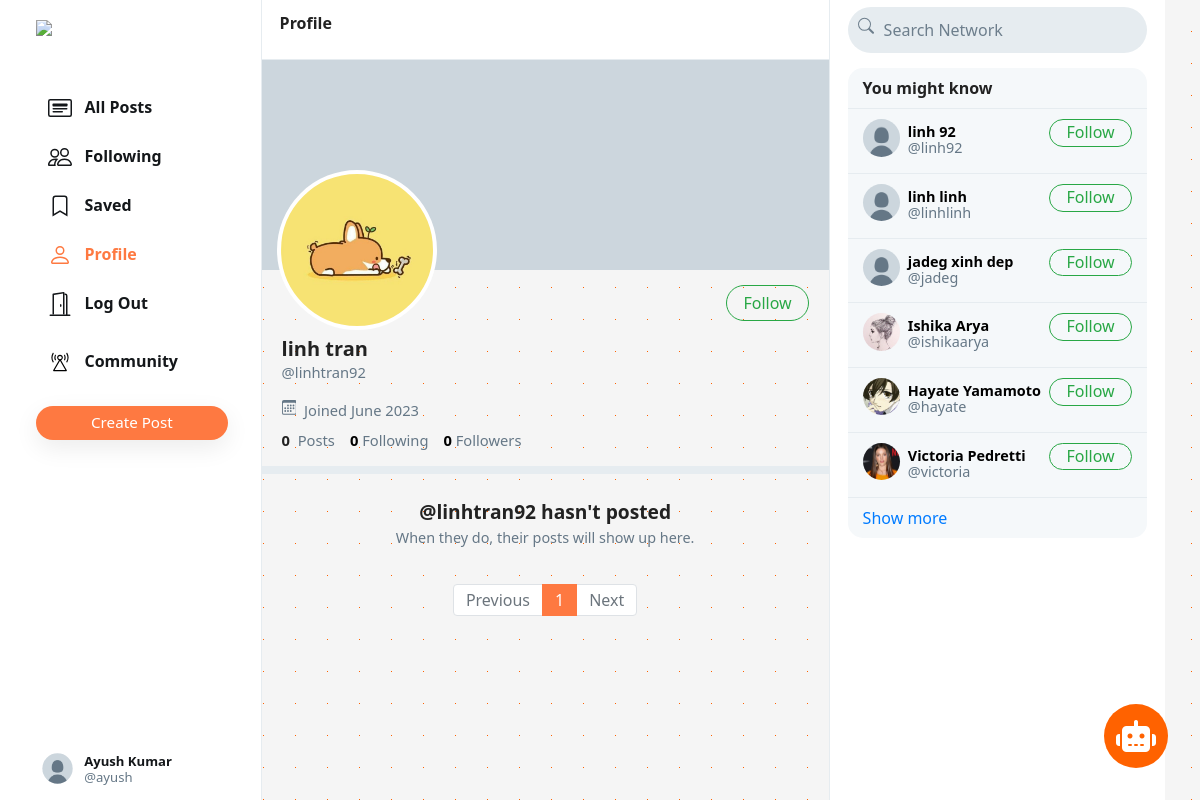
The app's page /linhtran92 (signed in) with its own data.
### network/models.py (models this page shows, shortened)
class User(AbstractUser):
    profile_pic = models.ImageField(upload_to='profile_pic/')
    bio = models.TextField(max_length=160, blank=True, null=True)
    cover = models.ImageField(upload_to='covers/', blank=True)
    community = models.ManyToManyField('Community', blank=True, related_name='users', null=True, default=None)
    def __str__(self):
        return self.username

### network/views.py (the view)
# urls.py: path("<str:username>", views.profile, name='profile'),
def profile(request, username):
    user = User.objects.get(username=username)
    all_posts = Post.objects.filter(creater=user).order_by('-date_created')
    paginator = Paginator(all_posts, 10)
    page_number = request.GET.get('page')
    if page_number == None:
        page_number = 1
    posts = paginator.get_page(page_number)
    followings = []
    suggestions = []
    follower = False
    if request.user.is_authenticated:
        followings = Follower.objects.filter(
            followers=request.user).values_list('user', flat=True)
        suggestions = User.objects.exclude(pk__in=followings).exclude(
            username=request.user.username).order_by("?")[:6]
        if request.user in Follower.objects.get(user=user).followers.all():
            follower = True
    follower_count = Follower.objects.get(user=user).followers.all().count()
    following_count = Follower.objects.filter(followers=user).count()
    return render(request, 'network/profile.html', {
        "username": user,
        "posts": posts,
        "posts_count": all_posts.count(),
        "suggestions": suggestions,
        "page": "profile",
        "is_follower": follower,
        "follower_count": follower_count,
        "following_count": following_count
    })

### network/templates/network/profile.html (shortened to what this page needs)
{% extends 'network/index.html' %}
{% load static %}
{% block profile %}
    <div class="profile-view" data-user="{{username.username}}">
        <div class="cover-image" style="background-image: url(/media/{{username.cover}})"></div>
        <div class="profile-image" style="background-image: url(/media/{{username.profile_pic}})"></div>
        <div class="profile-details">
            <div>
                {% if user.username == username.username %}
                    <button class="btn btn-outline-success float-right" id="edit-profile-btn">Edit Profile</button>
                {% elif is_follower %}
                    <button class="btn btn-success float-right" onclick="unfollow_user(this,'{{username.username}}','edit_page')" id="following-btn">Following</button>
                {% else %}
                    <button class="btn btn-outline-success float-right" onclick="follow_user(this,'{{username.username}}','edit_page')" id="follow-btn">Follow</button>
                {% endif %}
            </div>
            <div class="details-data">
                <h5>{{username.first_name}} {{username.last_name}}</h5>
                <div class="grey">@{{username.username}}</div>
                <div class="grey" style="padding: 8px 0px;">
                    &nbsp;Joined {{username.date_joined | date:"F Y"}}
                </div>
                <div>
                    <strong>
                        {{posts_count}}
                    </strong>
                    &nbsp;<span class="grey">Posts</span>
                    <a href="#">
                        <strong id="following__count">{{following_count | default:0}}</strong>&nbsp;<span class="grey">Following</span>
                    </a>
                    <a href="#">
                        <strong id="follower__count">{{follower_count | default:0}}</strong>&nbsp;<span class="grey">Followers</span>
                    </a>
                </div>
            </div>
        </div>
    </div>
    <div class="space"></div>
{% endblock %}
{% block emptyprofile %}
    <center>
        <br>
        <strong style="font-size: 1.2em;">@{{username}} hasn't posted</strong>
        <div class="grey" style="font-size: .9em;">When they do, their posts will show up here.</div>
    </center>
{% endblock %}

### network/templates/network/layout.html (shortened to what this page needs)
{% load static %}
<!DOCTYPE html>
<html lang="en">
<head>
    <link rel="stylesheet" href="https://cdnjs.cloudflare.com/ajax/libs/font-awesome/6.4.0/css/all.min.css">
    <link rel="stylesheet" href="https://stackpath.bootstrapcdn.com/bootstrap/4.4.1/css/bootstrap.min.css"
>
    <link href="{% static 'network/styles.css' %}" rel="stylesheet">
    <link rel="stylesheet" href="{% static 'network/chat.css' %}">
    <link rel="stylesheet" href="{% static 'network/community.css' %}">
    <link href='https://unpkg.com/boxicons@2.1.1/css/boxicons.min.css' rel='stylesheet'>
</head>
<body>
    <div class="body" data-page="{{page}}">
        <div class="sidenav">
            <a href="{% url 'index' %}" class="navbar-brand">
                <img src="{% static 'network/Images/logo.png' %}" height="31px">
            </a>
            <div style="height: 100%;">
                <div>
                    <div>
                        <ul>
                            <li class="nav-item" id="all_posts">
                                <a href="{% url 'index' %}" class="nav-link">
                                    <div>
                                        &nbsp;&nbsp;All Posts
                                    </div>
                                </a>
                            </li>
                            {% if user.is_authenticated %}
                            <li class="nav-item" id="following">
                                <a href="{% url 'following' %}" class="nav-link">
                                    <div>
                                        &nbsp;&nbsp;Following
                                    </div>
                                </a>
                            </li>
                            <li class="nav-item" id="saved">
                                <a href="{% url 'saved' %}" class="nav-link">
                                    <div>
                                        <svg width="1.5em" height="1.5em" viewBox="0 0 16 16" class="bi bi-bookmark"
                                            fill="currentColor" xmlns="http://www.w3.org/2000/svg">
                                            <path fill-rule="evenodd"
                                                d="M8 12l5 3V3a2 2 0 0 0-2-2H5a2 2 0 0 0-2 2v12l5-3zm-4 1.234l4-2.4 4 2.4V3a1 1 0 0 0-1-1H5a1 1 0 0 0-1 1v10.234z" />
                                        </svg>
                                        &nbsp;&nbsp;Saved
                                    </div>
                                </a>
                            </li>
                            <li class="nav-item" id="profile">
                                <a href="{% url 'profile' user.username %}" class="nav-link">
                                    <div>
                                        &nbsp;&nbsp;Profile
                                    </div>
                                </a>
                            </li>
                            <li class="nav-item" id="logout">
                                <a href="{% url 'logout' %}" class="nav-link">
                                    <div>
                                        &nbsp;&nbsp;Log Out
                                    </div>
                                </a>
                            </li>
                            {% endif %}
                        </ul>
                    </div>
                    {% if user.is_authenticated %}
                    <li class="nav-item" id="login">
                        <a onclick="togglecommunity()" class="nav-link">
                            <div>
                                &nbsp;&nbsp;Community
                            </div>
                        </a>
                    </li>
                    <br>
                    <button id="popup-btn" class="btn btn-success new-post-btn"
                        style="background-color: #fe7941 !important; border: none !important;"
                        onclick="createpost()">Create
                        Post</button>
                    {% endif %}
                </div>
                <div style="position: absolute; bottom: 10px;">
                    {% if user.is_authenticated %}
                    <li class="nav-item sidenav-user">
                        <a href="{% url 'profile' user.username %}" class="nav-link">
                            <div class="user_account">
                                <div class="small-profilepic"
                                    style="float: left; background-image: url(/media/{{user.profile_pic}})"></div>
                                <div style="height: 2.7vw; margin: auto;">
                                    <div style="margin-top: 4px;"><strong>{{user.first_name}}
                                            {{user.last_name}}</strong></div>
                                    <div class="grey" style="margin-top: 4px;">@{{ user.username }}</div>
                                </div>
                            </div>
                        </a>
                    </li>
                    {% endif %}
                </div>
            </div>
        </div>
        {% block body %}
        {% endblock %}
        <div class="right-div">
            <nav class="head">
                <form action="#">
                    <div class="search-div">
                        <div>
                        </div>
                        <input type="text" name="query" id="search-box" placeholder="Search Network">
                    </div>
                </form>
            </nav>
            <div class='right-div-content'>
                <div class="space" style="background-color: white;"></div>
                {% if user.is_authenticated %}
                <div class="suggestion-box">
                    <div class="suggestion-header">
                        You might know
                    </div>
                    {% for suggestion in suggestions %}
                    <div class="suggestion-user">
                        <div>
                            <a href="{% url 'profile' suggestion.username %}">
                                <div class="small-profilepic"
                                    style="background-image: url(/media/{{suggestion.profile_pic}})"></div>
                            </a>
                        </div>
                        <div class="user-details">
                            <a href="{% url 'profile' suggestion.username %}">
                                <div id="user-name">
                                    <strong>
                                        {{suggestion.first_name}} {{suggestion.last_name}}
                                    </strong>
                                </div>
                                <div class="grey">@{{suggestion.username}}</div>
                            </a>
                        </div>
                        <div>
                            <button class="btn btn-outline-success" type="button"
                                onclick="follow_user(this,'{{suggestion.username}}','suggestion')">Follow</button>
                        </div>
                    </div>
                    {% empty %}
                    <div style="text-align: center; border-bottom: .5px solid #e6ecf0; padding: 10px 15px;">
                        <span class="grey" style="font-size: .9em;">No suggestions available.</span>
                    </div>
                    {% endfor %}
                    <div class="suggestion-footer">
                        <a href="#">Show more</a>
                    </div>
                </div>
                {% endif %}
                <div class="chatbox-wrapper">
                    <div class="chatbox-toggle">
                        <i class="fa-solid fa-robot fa-beat-fade"></i>
                    </div>
                </div>
            </div>
        </div>
    </div>
</body>
</html>

### network/static/network/styles.css (style rules this page uses)
.body { display: flex; min-height: 100%; font-family: system-ui, sans-serif; }
.btn { border-radius: 20px; padding: 0.32rem 1rem 0.375rem 1rem; }
.btn, .btn:focus, .btn:active { box-shadow: none !important; -webkit-box-shadow: none !important; }
.grey { color: #657786; }
svg { vertical-align: text-top; }
.sidenav { height: 100%; width: 21.8%; position: fixed; top: 0; left: 0; padding: 15px; list-style: none; border-right: .5px solid #e6ecf0; z-index: 100; padding-left: 3%; background-color: white; }
.sidenav ul { list-style: none; padding-left: 0px; margin-top: 3vh; }
.sidenav li { margin-top: 7px; }
.sidenav .nav-link { color: #14171a; line-height: .7em; font-weight: 700; padding: 0px; }
.sidenav .nav-link>div { padding: 10px 20px 8px 12px; border-radius: 25px; line-height: 0.9em; width: max-content; }
.new-post-btn { padding-left: 55px !important; padding-right: 55px !important; font-size: .95em; font-weight: 530; box-shadow: rgba(0, 0, 0, 0.08) 0px 8px 24px !important; }
.user_account { display: flex; font-size: .82rem; font-weight: normal; padding-top: 3px !important; padding-bottom: 3px !important; padding-left: 3px !important; }
.user_account .small-profilepic { transform: scale(.82); margin-left: auto; margin-top: auto; }
.active a { color: #fe7941 !important; }
.head { height: 7.5vh; }
.small-profilepic { width: 3.1vw; height: 3.1vw; border-radius: 9999px; overflow: hidden; margin-right: 8px; background-size: cover; background-repeat: no-repeat; background-position: center; box-sizing: content-box; }
.space { height: 8px; background-color: #e6ecf0; }
.cover-image { height: 210px; background-size: cover; background-position: center; background-repeat: no-repeat; background-color: #ccd6dd; }
.profile-image { width: 160px; height: 160px; position: absolute; left: 15px; top: 110px; border-radius: 99999px; border: 4px solid white; background-size: cover; background-repeat: no-repeat; background-position: center; background-color: white; }
.profile-details { padding: 15px 20px; }
.profile-details button { padding-bottom: 0.3rem; }
.profile-details>.details-data { margin-top: 52px; font-size: .92em; }
.profile-details h5 { font-weight: 800; margin-bottom: 0px; }
.profile-details a { color: black; text-decoration: none; }
.right-div { width: 28%; height: 100vh; position: fixed; right: 2.95%; border-left: .5px solid #e6ecf0; background-color: white; }
.right-div .head { padding: .9vh 1.5vw; }
.right-div .search-div { margin-left: auto; margin-right: auto; display: flex; border-radius: 25px; background-color: #e6ecf0; padding-left: 10px; padding-right: 10px; vertical-align: middle; }
#search-box { height: 5.7vh; border: none; background: none; outline: none; width: 100%; margin-left: 8px; }
#search-box::placeholder { color: #6d7e8c; }
.right-div-content { height: 92.5vh; overflow: auto; padding-left: 1.5vw; padding-right: 1.5vw; }
.suggestion-box, .guest-box { border-radius: 15px; overflow: hidden; background-color: #f5f8fa; }
.suggestion-header { padding: 13px 15px; line-height: .9em; font-weight: 800; border-bottom: .5px solid #e6ecf0; }
.suggestion-user { display: flex; padding: 10px 15px; font-size: .9em; border-bottom: .5px solid #e6ecf0; }
.suggestion-user a { color: black; text-decoration: none; }
.user-details { flex: 1; line-height: 1.1em; padding: 5px 0px 7px 0px; }
.suggestion-user .btn { padding: 0em 1em .09em 1em; }
.suggestion-footer { padding: 13px 15px; line-height: .9em; }
.suggestion-footer a { text-decoration: none; }

### records on screen
User: profile_pic (placeholder picture), first_name "Ayush", last_name "Kumar", username "ayush"
User: profile_pic (picture), first_name "linh", last_name "tran", username "linhtran92", date_joined "June 2023"
User: profile_pic (placeholder picture), first_name "linh", last_name "92", username "linh92"
User: profile_pic (placeholder picture), first_name "linh", last_name "linh", username "linhlinh"
User: profile_pic (placeholder picture), first_name "jadeg", last_name "xinh dep", username "jadeg"
User: profile_pic (picture), first_name "Ishika", last_name "Arya", username "ishikaarya"
User: profile_pic (picture), first_name "Hayate", last_name "Yamamoto", username "hayate"
User: profile_pic (picture), first_name "Victoria", last_name "Pedretti", username "victoria"

### other values on screen
{{ posts_count }} "0"
{{ following_count | default:0 }} "0"
{{ follower_count | default:0 }} "0"
{{ each }} "1"
